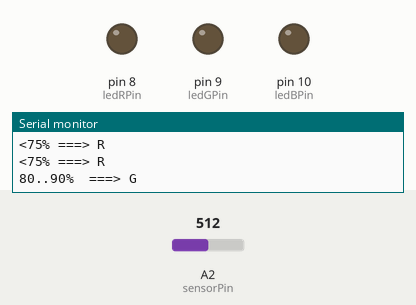
This sketch was run on a simulated Arduino Uno, built with avr-gcc and run on an emulated ATmega328P. Shown: output pins drawn as LEDs (lit = HIGH), the last lines printed to the serial monitor. The test bench sets the inputs (shaded band); at power-on: A2 (sensorPin) = 512.

Above: at 4.2 s.
4.3 s: A2 (sensorPin) set to 716
At 5.46 s:
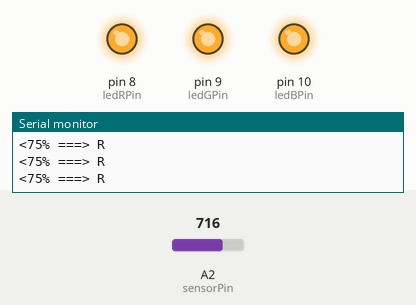
At 7.1 s:
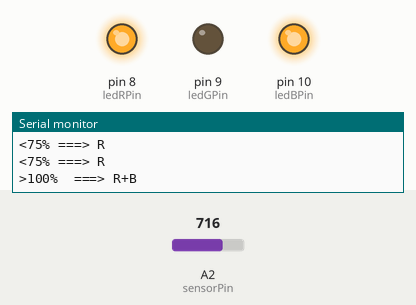
7.3 s: A2 (sensorPin) set to 306
At 10.1 s:
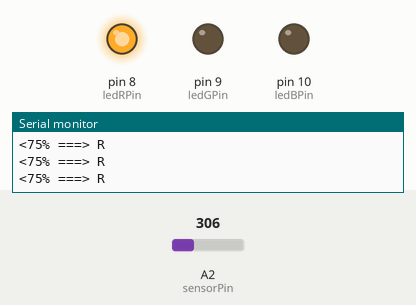
10.3 s: A2 (sensorPin) set to 511
Timing chart, 0 to 19.3 s (numbered marks = the images above; inputs shaded):
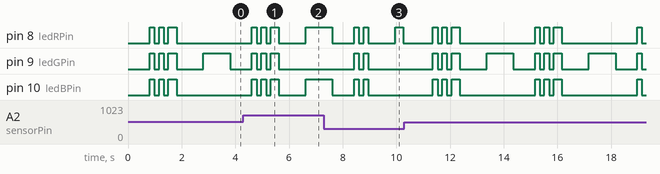

The sketch:

RGB_LiPo2S3S_autochecker.ino
```cpp
// original http://nicuflorica.blogspot.com/2015/01/indicator-stare-acumulator-auto-cu-led.html

/*
basesd sketch named "Analog Input" from Examples -> 03.Analog
created by David Cuartielles, modified 30 Aug 2011, By Tom Igoe
http://arduino.cc/en/Tutorial/AnalogInput
*/

/* original circuit made by niq_ro from http://www.tehnic.go.ro
http://nicuflorica.blogspot.ro/
http://arduinotehniq.blogspot.com/
1) Arduino
2) common chatode RGB LED code OSTA5131A-C, see http://nicuflorica.blogspot.ro/2012/12/arduino-uno-si-un-led-multicolor-rgb.html
- an 180ohms resistor at pin D0 (phisical pin 5) in series with RED LED at GND
- an 100ohms resistor at pin D1 (phisical pin 6) in series with GREN LED at GND
- an 100ohms resistor at pin D2 (phisical pin 7) in series with BLUE LED at GND
3) a voltage divisor 1:4 made like this: +BAT --|=10k=|-|=10k=|-|=10k=|-A2|=10k=|-GND, pin A2 is phisical pin 3
- for tests can use an 10-50kohms variabile resistor put at +5V and GND, midle at A2 (phisical pin 3)
4) Vcc (phisical pin 8) at 5V
5) GND (phisixcal pin 4) at GND
program written by Nicu FLORICA (niq_ro) for Lidiano Marcassa
LiPo 2S version
LiPo 2S/3S battery selection
flasher indicator (2 for 2S, 3 for 3S)
automatic selection (threshold voltage)
*/

  // Arduino
#define sensorPin A2   // select the input pin for the potentiometer / resistor divider
int ledRPin = 8;      // select the pin for the RED LED
int ledGPin = 9;      // select the pin for the GREEN LED
int ledBPin = 10;      // select the pin for the BLUE LED

//int selectiePin = 3;   // select pin for 2S/3S

int u = 0;  // variable to store the value coming from the sensor
int um = 0;  // sum
int numar = 0; // number
byte doi = 0;  // type: 2S = 1, 3S = 0;

float u0, u1, ux;

float k0 = 1.016;  // correction for resistive divider
float k=(float)4.88/5.; // corection voltage ("real 5V" / 5V)
// define voltage steps (treapta = 1023 * voltage_threshold /20)

//int treapta1 = 624;       // Ubat=12,2V (100%)
//int treapta1 = 416;       // Ubat=8,2V (100%)
int treapta0 = 430;         // threshold 2S/3S


int treapta1;
int treapta2;       // 95%
int treapta3;       // 90%
int treapta4;      // 80%
int treapta5;        // 75%

int histerezis = 0;         // for eliminate flash changes
int pauza = 1000;           // brake between measurements
int pauza2 = 300;           // time in ms for red flash (on/off)
int pauza3 = 175;           // time in ms for red flash (on/off)
int citiri = 50;          // number of measurements
/*
// Coomon Anode
byte stins = 1;
byte aprins = 0;
*/

// Comon Cathode
byte stins = 0;
byte aprins = 1;


void setup() {
  Serial.begin(9600);
  // declare the ledPins as an OUTPUT:
  pinMode(ledRPin, OUTPUT);
  pinMode(ledGPin, OUTPUT);
  pinMode(ledBPin, OUTPUT);
//  pinMode(selectiePin, INPUT);
  digitalWrite(ledRPin, stins);
  digitalWrite(ledGPin, stins);
  digitalWrite(ledBPin, stins);
//  digitalWrite(selectiePin, HIGH);  // internal pull-up resistor

  pinMode(sensorPin, INPUT);  // diviser pin
}

void loop() {
  digitalWrite(ledRPin, stins);
  digitalWrite(ledGPin, stins);
  digitalWrite(ledBPin, stins);
  delay(pauza2);

 // read the value from the sensor:
  um = 0;
  for (int i = 0; i < citiri; i++)
  {
  u = (float)(k0 * k *analogRead(sensorPin));
  delay(10);
  um = um + u;
  }
  ux = (float)(um/citiri);
  u0 = (float)(ux * 5. / 1024); // voltage on uC pin
  u1 = (float)(4. *  u0 );
  Serial.print("step = ");
  Serial.print(u);
  Serial.print("/1024 = ");
  Serial.print(u1);
  Serial.println("V");


 //if (digitalRead(selectiePin) == LOW)
 if (ux < treapta0)
 {
  Serial.println("LiPo 2S battery !");
  doi = 1;
  treapta1 = 416;       // Ubat=8,2V (100%)
  treapta2 = (float)0.95*treapta1;      // 95%
  treapta3 = (float)0.9*treapta1;       // 90%
  treapta4 = (float)0.8*treapta1;       // 80%
  treapta5 = (float)0.75*treapta1;       // 75%
  digitalWrite(ledRPin, aprins);
  digitalWrite(ledGPin, aprins);
  digitalWrite(ledBPin, aprins);
  Serial.println("<75% ===> R");
  delay(pauza3);
  digitalWrite(ledRPin, stins);
  digitalWrite(ledGPin, stins);
  digitalWrite(ledBPin, stins);
  delay(pauza3);
  digitalWrite(ledRPin, aprins);
  digitalWrite(ledGPin, aprins);
  digitalWrite(ledBPin, aprins);
  Serial.println("<75% ===> R");
  delay(pauza3);
  digitalWrite(ledRPin, stins);
  digitalWrite(ledGPin, stins);
  digitalWrite(ledBPin, stins);
  delay(pauza);
 }
  else
  {
   Serial.println("LiPo 3S battery !");
   doi = 0;
   treapta1 = 624;       // Ubat=12,2V (100%)
   treapta2 = (float)0.95*treapta1;       // 95%
   treapta3 = (float)0.9*treapta1;       // 90%
   treapta4 = (float)0.8*treapta1;      // 80%
   treapta5 = (float)0.75*treapta1;        // 75%
     digitalWrite(ledRPin, aprins);
  digitalWrite(ledGPin, aprins);
  digitalWrite(ledBPin, aprins);
  Serial.println("<75% ===> R");
  delay(pauza3);
  digitalWrite(ledRPin, stins);
  digitalWrite(ledGPin, stins);
  digitalWrite(ledBPin, stins);
  delay(pauza3);
    digitalWrite(ledRPin, aprins);
  digitalWrite(ledGPin, aprins);
  digitalWrite(ledBPin, aprins);
  Serial.println("<75% ===> R");
  delay(pauza3);
  digitalWrite(ledRPin, stins);
  digitalWrite(ledGPin, stins);
  digitalWrite(ledBPin, stins);
  delay(pauza3);
    digitalWrite(ledRPin, aprins);
  digitalWrite(ledGPin, aprins);
  digitalWrite(ledBPin, aprins);
  Serial.println("<75% ===> R");
  delay(pauza2);
  digitalWrite(ledRPin, stins);
  digitalWrite(ledGPin, stins);
  digitalWrite(ledBPin, stins);
  delay(pauza);
  }


// voltage below 75% -> flash RED
if (u < treapta5)
{
  digitalWrite(ledRPin, aprins);
  digitalWrite(ledGPin, stins);
  digitalWrite(ledBPin, stins);
  Serial.println("<75% ===> R");
  delay(pauza2);
  digitalWrite(ledRPin, stins);
  digitalWrite(ledGPin, stins);
  digitalWrite(ledBPin, stins);
  delay(pauza2);
}

// voltage over 75% & below 80% -> YeLLOW (RED + GREEN)
if (u >= treapta5 && u < treapta4-histerezis)
{
  digitalWrite(ledRPin, aprins);
  digitalWrite(ledGPin, aprins);
  digitalWrite(ledBPin, stins);
  Serial.println("75..80% ===> R+G");
  delay(pauza);
}


// voltage over 80% & below 90% -> GREEN
if (u >= treapta4 && u < treapta3-histerezis)
{
  digitalWrite(ledRPin, stins);
  digitalWrite(ledGPin, aprins);
  digitalWrite(ledBPin, stins);
  Serial.println("80..90%  ===> G");
  delay(pauza);
}


// voltage over 90% & below 95% -> CYAN (BLUE + GREEN)
if (u >= treapta3 && u < treapta2-histerezis)
{
  digitalWrite(ledRPin, stins);
  digitalWrite(ledGPin, aprins);
  digitalWrite(ledBPin, aprins);
  Serial.println("90..95%  ===> B+G");
  delay(pauza);
}

// voltage over 95% & below 100% -> BLUE
if (u >= treapta2 && u <= treapta1-histerezis)
{
  digitalWrite(ledRPin, stins);
  digitalWrite(ledGPin, stins);
  digitalWrite(ledBPin, aprins);
  Serial.println("95..100%  ===> B");
  delay(pauza);
}

// voltage over 12,2V (> 100%) -> MAUVE (RED + BLUE)
if (u > treapta1)
{
  digitalWrite(ledRPin, aprins);
  digitalWrite(ledGPin, stins);
  digitalWrite(ledBPin, aprins);
  Serial.println(">100%  ===> R+B");
  /*
  delay(300);
  digitalWrite(ledRPin, stins);
  digitalWrite(ledGPin, stins);
  digitalWrite(ledBPin, stins);
  */
  delay(pauza);
}
}
```

Measured:
- after the input at 4.3 s, pin 9 (ledGPin): goes on until 5.6 s, then stays LOW
- by itself, pin 8 (ledRPin), pin 10 (ledBPin): repeats every 3.8 s: LOW 0.18 s, HIGH 0.18 s, LOW 0.18 s, HIGH 0.30 s, LOW 2.8 s, HIGH 0.18 s
